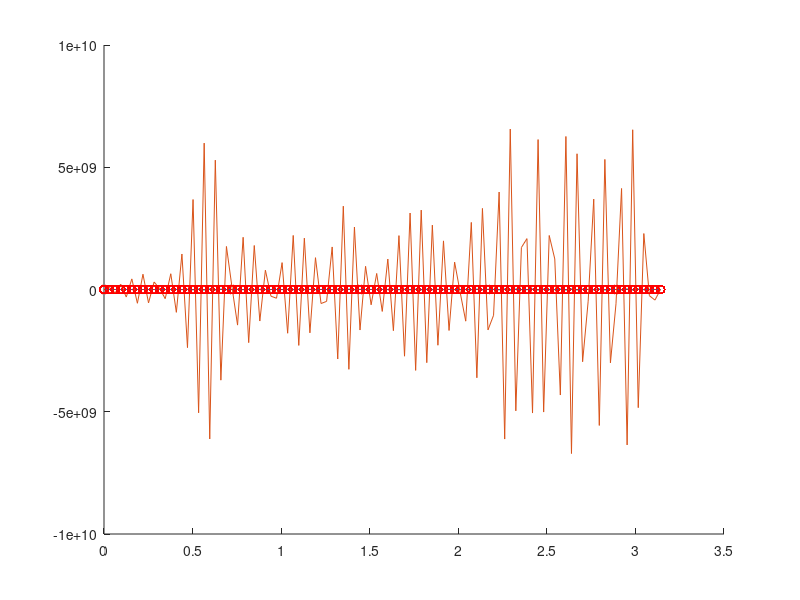

MATLAB code to generate this figure:
L = pi; N = 100; dx = L/N; dt = 1d-1; x=dx:dx:pi-dx; x= x(:); u = sin(x);
r = dt/dx^2; B = diag((1-2*r)*ones(length(x),1))+ ...
    diag(ones(length(x)-1,1)*r,1)+ diag(ones(length(x)-1,1)*r,-1);
tfinal = 1; dtout = 0.1; nout = dtout/dt;
nsteps = tfinal/dtout; usave=[0;u;0]; uex = usave; t =0;
X=[0;x;pi]; %plot(X, usave, 'g'); 
hold
for k =1:nsteps
    for n = 1:nout
        t = t + dt; u = B*u;
    end
    usave = [usave [0;u;0]];
    uex = [uex [0;exp(-t)*sin(x);0]];
    plot(X,usave,X,uex,'ro');pause;
    %semilogy(X,abs(usave-uex));
    
end
hold;
